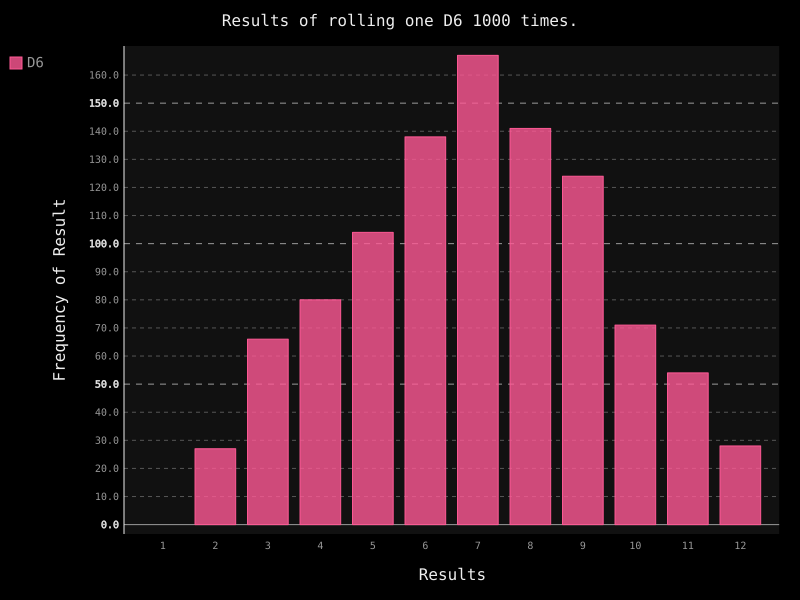

Here is the Python script that generated this plot:
# conding=utf-8
from die import Die
import pygal

die = Die()
die2 = Die()
results = []

for roll_num in range(1000):
    result = die.roll() + die2.roll()
    results.append(result)

frequencies = []
label_nums = []
for value in range(1, 13):
    frequency = results.count(value)
    frequencies.append(frequency)
    label_nums.append(value)

hist = pygal.Bar()

hist.title = "Results of rolling one D6 1000 times."
hist.x_labels = label_nums
hist.x_title = "Results"
hist.y_title = "Frequency of Result"

hist.add('D6', frequencies)
hist.render_to_file('die_visual.svg')
